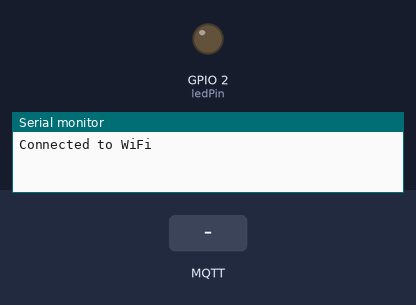
Simulated run of this program. Board: ESP32. Shown: output pins drawn as LEDs (lit = HIGH), the last lines printed to the serial monitor. The test bench sets the inputs (shaded band). WiFi joins after 1.5 s; servers stay silent unless stated; no MQTT or app messages arrive unless stated.

Above: at 3.7 s.
3.8 s: MQTT message "1" arrives on the first subscribed topic
At 4.6 s:
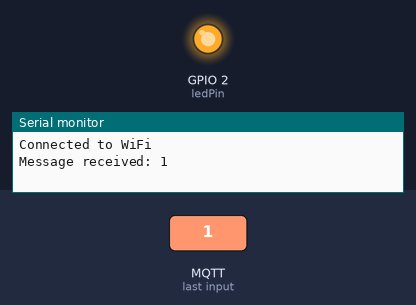
5.3 s: MQTT message "on" arrives on the first subscribed topic
At 6.7 s:
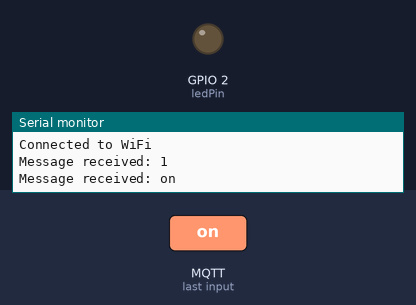
6.8 s: MQTT message "off" arrives on the first subscribed topic
At 7.3 s:
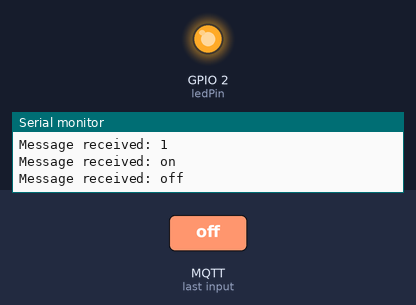
Timing chart, 0 to 9.8 s (numbered marks = the images above; inputs shaded):
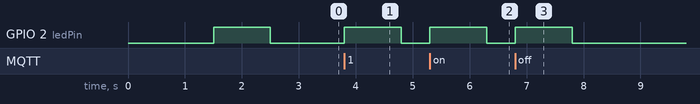

The program:

main.cpp
```cpp
#include <WiFi.h>
#include <PubSubClient.h>

const char* ssid = "OptoMe2";
const char* password = "iotTests2";
const char* mqtt_server = "192.168.0.198";  //  My laptop IP

WiFiClient espClient;
PubSubClient client(espClient);

const int ledPin = 2;

void callback(char* topic, byte* message, unsigned int length) {
  String msg;
  for (int i = 0; i < length; i++) {
    msg += (char)message[i];
  }
  Serial.print("Message received: ");
  Serial.println(msg);

  client.publish("esp32/response", "{\"message\": \"Hello from ESP32\"}");

  digitalWrite(ledPin, HIGH);
  delay(1000);
  digitalWrite(ledPin, LOW);
}

void reconnect() {
  while (!client.connected()) {
    if (client.connect("ESP32Client")) {
      client.subscribe("wakeword/events");
    } else {
      delay(2000);
    }
  }
}

void setup() {
  pinMode(ledPin, OUTPUT);
  Serial.begin(115200);
  WiFi.begin(ssid, password);
  while (WiFi.status() != WL_CONNECTED) delay(500);
  Serial.println("Connected to WiFi");
  digitalWrite(ledPin, HIGH);
  delay(1000);
  digitalWrite(ledPin, LOW);

  client.setServer(mqtt_server, 1883);
  client.setCallback(callback);
}

void loop() {
  if (!client.connected()) reconnect();
  client.loop();
}
```

Measured:
- after the input at 3.8 s, GPIO 2 (ledPin): LOW → HIGH at once, → LOW 1.0 s later
- after the input at 5.3 s, GPIO 2 (ledPin): LOW → HIGH at once, → LOW 1.0 s later
- after the input at 6.8 s, GPIO 2 (ledPin): LOW → HIGH at once, → LOW 1.0 s later
